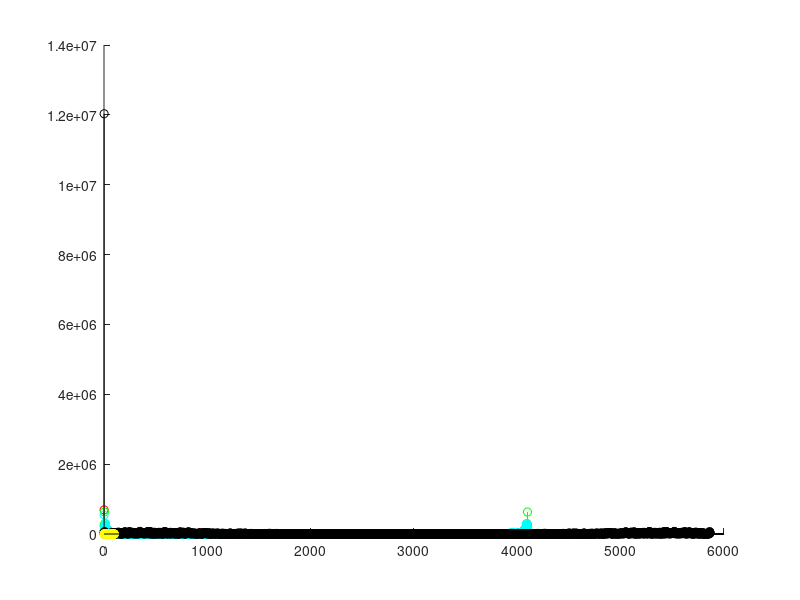

Recreate this plot in MATLAB.
clear;
hold off;

%Leo archivos
ecg = load('ecg.txt');
eeg = load('eeg.txt');
emg = load('emg.txt');
presion = load('presion.txt');
respiracion = load('respiracion.txt');
peatc = load('peatc.txt');


%Frecuencias ordenadas segun lectura
frecuencias = [250 250 1300 250 250 10000]; %este lo completo a pata

%Calculo los N
N1 = length(ecg);
N2 = length(eeg);
N3 = length(emg);
N4 = length(presion);
N5 = length(respiracion);
N6 = length(peatc);
%Junto
N = [N1 N2 N3 N4 N5 N6]

%Calculo los df
for i=1:6
    df(i) = frecuencias(i)/N(i);
end


%Transformo
Tecg = abs(fft(ecg));
Teeg = abs(fft(eeg));
Temg = abs(fft(emg));
Tpresion = abs(fft(presion));
Trespiracion = abs(fft(respiracion));
Tpeatc = abs(fft(peatc));


%Calculo los ancho de banda
BW = zeros(1,6);
BW(1) = Tecg(         floor(N(1)/2))    *df(1);
BW(2) = Teeg(         floor(N(2)/2))    *df(2);
BW(3) = Temg(         floor(N(3)/2))    *df(3);
BW(4) = Tpresion(     floor(N(4)/2))    *df(4);
BW(5) = Trespiracion( floor(N(5)/2))    *df(5);
BW(6) = Tpeatc(       floor(N(6)/2))    *df(6);

hold on;

%Los dibujo segun el orden que veo en BW.
% Esto se deberia automatizar pero no veo forma de meter todos los espectros que tienen distinta longitud en un solo vector
stem(Tecg,'b');
stem(Tpresion,'r');
stem(Trespiracion,'g');
stem(Teeg,'c');
stem(Temg,'k');
stem(Tpeatc,'y');

pause;
